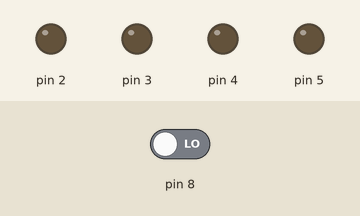
Recording of a sketch running on a simulated Arduino Uno, built with avr-gcc and run on an emulated ATmega328P. Parts: output pins drawn as LEDs (lit = HIGH). The inputs (shaded band) are chosen by the test bench; at power-on: pin 8 LOW.

Above: at 1.2 s.
1.3 s: pin 8 driven HIGH
At 2.4 s:
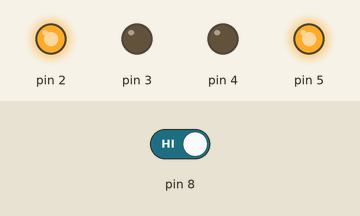
Timing chart, 0 to 4.3 s (numbered marks = the images above; inputs shaded):
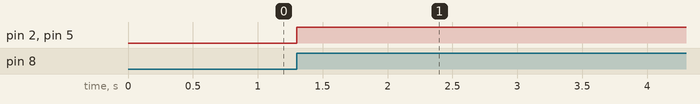

Measured:
- after the input at 1.3 s, pin 2, pin 5: LOW → HIGH at once

The sketch:

Q2_2Motors_Opp.ino
```cpp
// C++ code
//
int pushbutton = 0;

int InputPin1 = 0;

int InputPin2 = 0;

int InputPin3 = 0;

int InputPin4 = 0;

void setup()
{
  pinMode(8, INPUT);
  pinMode(2, OUTPUT);
  pinMode(3, OUTPUT);
  pinMode(4, OUTPUT);
  pinMode(5, OUTPUT);
}

void loop()
{
  pushbutton = digitalRead(8);
  if (pushbutton == HIGH) {
    digitalWrite(2, HIGH);
    digitalWrite(3, LOW);
    digitalWrite(4, LOW);
    digitalWrite(5, HIGH);
  }
  delay(10); // Delay a little bit to improve simulation performance
}
```
